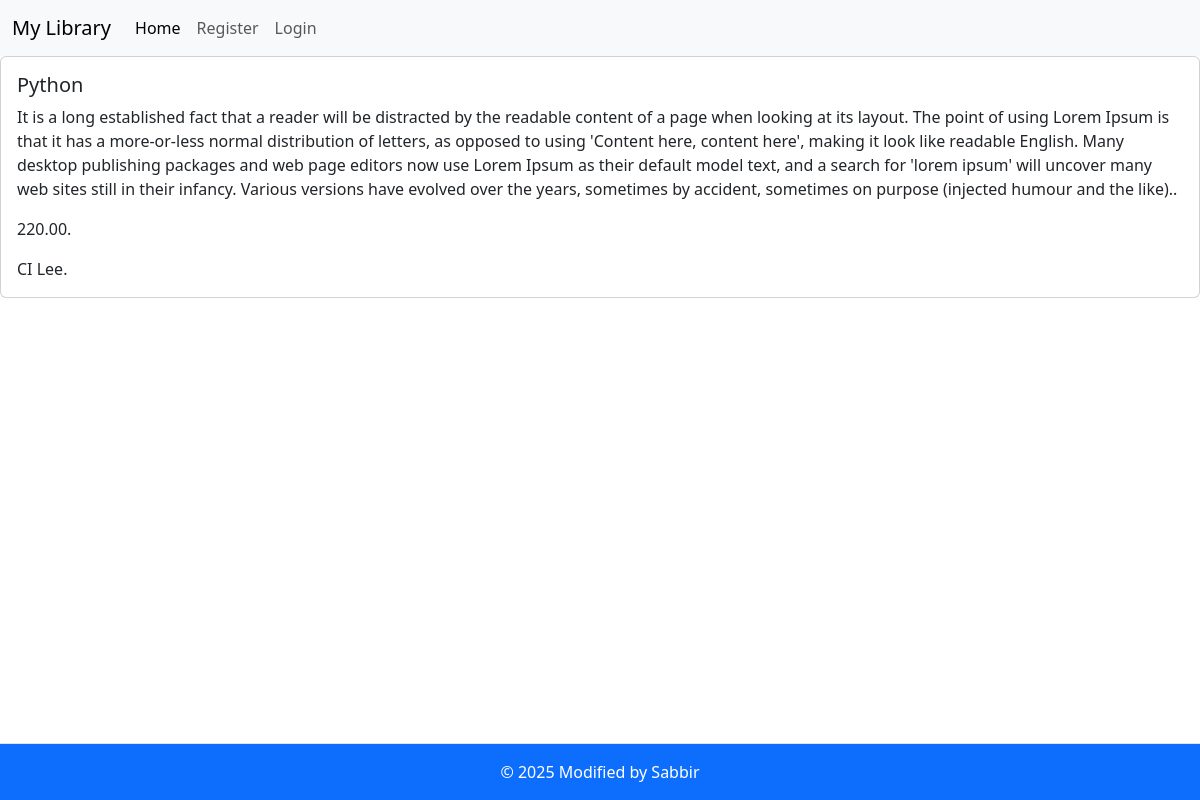
The page /authentication/book/2/ on the database its author committed.
### authentication/models.py (models this page shows, shortened)
class Book(models.Model):
    title = models.CharField(max_length=255)
    author = models.CharField(max_length=255)
    cost = models.DecimalField(max_digits=6, decimal_places=2)
    available = models.BooleanField(default=True)
    description = models.TextField(blank=True, null=True)

### core/views.py (the view)
# urls.py: path('book/<int:pk>/', BookDetails.as_view(), name='book-detail'),
class BookDetails(DetailView):
    model = Book
    template_name = 'book_details.html'

### core/templates/book_details.html (shortened to what this page needs)
{% extends "base.html" %}
{% block content %}
<div class="col justify-content-center">
    <div class="card">
      <div class="card-body">
          <h5 class="card-title">{{book.title}}</h5>
          <p class="card-text">{{book.description}}.</p>
          <p class="card-text">{{book.cost}}.</p>
          <p class="card-text">{{book.author}}.</p>
      </div>
    </div>
  </div>
{% endblock content %}

### rows shown on the page
Book: title "Python", description "It is a long established fact that a reader will be distracted by the readable content of a page when looking at its layout. The point of using Lorem Ipsum is that it has a more-or-less normal distribution of letters, as opposed to using 'Content here, content here', making it look like readable English. Many desktop publishing packages and web page editors now use Lorem Ipsum as their default model text, and a search for 'lorem ipsum' will uncover many web sites still in their infancy. Various versions have evolved over the years, sometimes by accident, sometimes on purpose (injected humour and the like).", cost "220.00", author "CI Lee"
